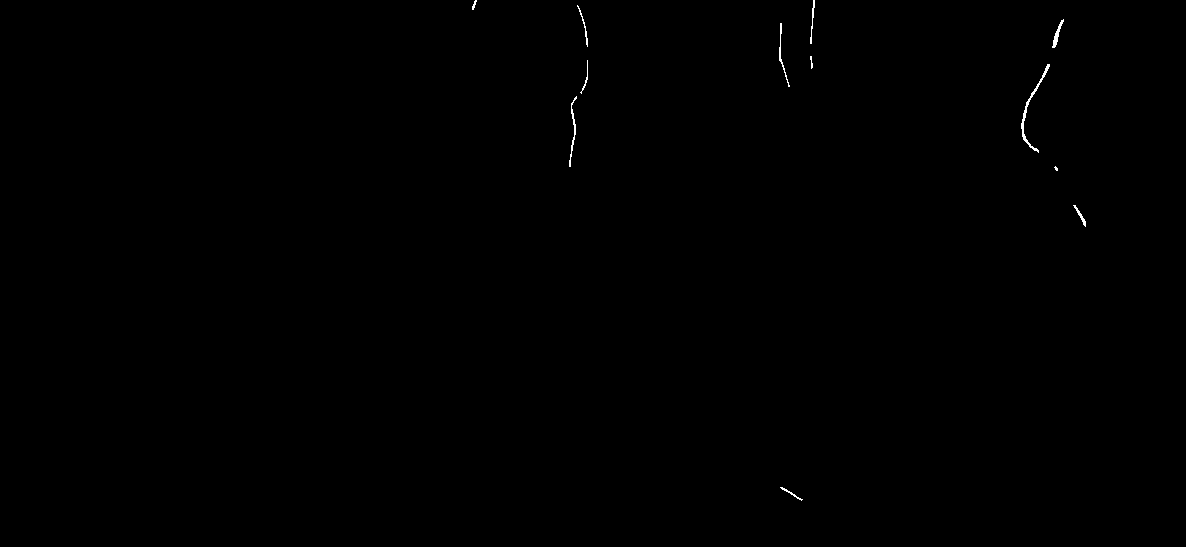
#> input picture figure/16_06_21_10E11c_P6210609_annotation.png, 1186 x 547 px, shrunk from 3991 x 1842 before the run, given in place of 16_06_21_10E11c_P6210609_photo.png, which was not available
$ jupyter execute --allow-errors 1.3.RootCountingFull.ipynb
#> lines starting #> are read from the running program, lines starting #| are printed output that depends on the picture; after the words box and inside, x2 and y2 are one past the last pixel; in counts of white or black regions, pixels touching at a corner belong together; pictures that were not available may be replaced by others from this repository, and a replacement may not be noted
[cell 1]
import os
import numpy as np
import matplotlib.pyplot as plt
from skimage import color, img_as_bool, morphology
from skimage.feature import hessian_matrix, hessian_matrix_eigvals
from scipy import linalg, ndimage


def ridgeDetect(image, sigmas):
    image = color.rgb2gray(image)
    ridges = np.zeros(sigmas.shape + image.shape)

    # Filtering for all sigmas
    for i, sigma in enumerate(sigmas):
        D = hessian_matrix(image, sigma, order='rc') # Make 2D hessian
        D = np.array(D) * (sigma ** 2)               # Correct for scale
        lambda1, lambda2 = hessian_matrix_eigvals(D) # Calculate (abs sorted) eigenvalues and vectors
        ridges[i] = -lambda2 - np.abs(lambda1)       # Ridge strength

    # Max across all scales
    ridge = np.max(ridges, axis=0)
    return ridge

def cleanFeature(feat, sigmas, threshold):
    # Clean edge effect
    mrg = 3*np.max(sigmas)
    feat[:mrg,  :] = 0
    feat[-mrg:, :] = 0
    feat[:, :mrg] = 0
    feat[:, -mrg:] = 0
    # Clear below threshold
    feat[feat<threshold] = 0
    return feat

def rootComponents(ridge, minSize, minElong):
    # Make Skeleton
    bin = img_as_bool(ridge>0)
    skel = morphology.medial_axis(bin)
    skel = morphology.dilation(skel)
    # Clean Components
    labeled, compCount = ndimage.label(skel)
    for i in np.arange(compCount):
        mask = labeled==i
        coors = np.argwhere(mask);
        if coors.shape[0] < minSize:
            skel[mask] = 0
            continue
        cov = np.cov(coors, rowvar=False)
        evals, evecs = linalg.eigh(cov)
        evals = np.abs(evals)
        if np.max(evals) < minElong * np.min(evals):
            skel[mask] = 0
    return skel


def justDoIt(image):
    # Basic multi-scale ridge detector
    sigmas = np.arange(1, 15, 2)
    threshold = 0.03
    ridge = ridgeDetect(image, sigmas)
    cleaned = cleanFeature(ridge.copy(), sigmas, threshold)
    # Make skeleton and clean components
    minSize = 200
    minElong = 10
    roots = rootComponents(cleaned, minSize, minElong)
    return roots

[cell 2]
def quantifyTotalLength(rootMask):
    return np.sum(rootMask)

[cell 3]
def validate(im, maskA, maskB):
    fig = plt.figure(figsize=(20,10))
    fig.add_subplot(1,3,1), plt.imshow(im)
    fig.add_subplot(1,3,2), plt.imshow(morphology.dilation(maskA));
    fig.add_subplot(1,3,3), plt.imshow(morphology.dilation(maskB));
    # Quantify some measure of root quantity
    rootLenA = quantifyTotalLength(maskA)
    rootLenB = quantifyTotalLength(maskB)
    print('Length of roots in mask %d and in estimate %d' % (rootLenA, rootLenB))
    return rootLenA, rootLenB

[cell 4]
dirName = 'figure/'
fewImName = '16_06_21_10E11c_P6210609_photo'
fewAnName = '16_06_21_10E11c_P6210609_annotation'
manyImName = '16_07_18_11E8c_P7181734_photo'
manyAnName = '16_07_18_11E8c_P7181734_annotation'

fewIm = plt.imread(os.path.join(dirName, fewImName + '.png'))
#> fewIm: shape (547, 1186) float32; values 0 (black) and 1 (white), 0.15% white in thin lines or dots, all inside (x1, y1, x2, y2) = (472, 0, 1086, 501)
fewAn = plt.imread(os.path.join(dirName, fewAnName + '.png'))
manyIm = plt.imread(os.path.join(dirName, manyImName + '.png'))
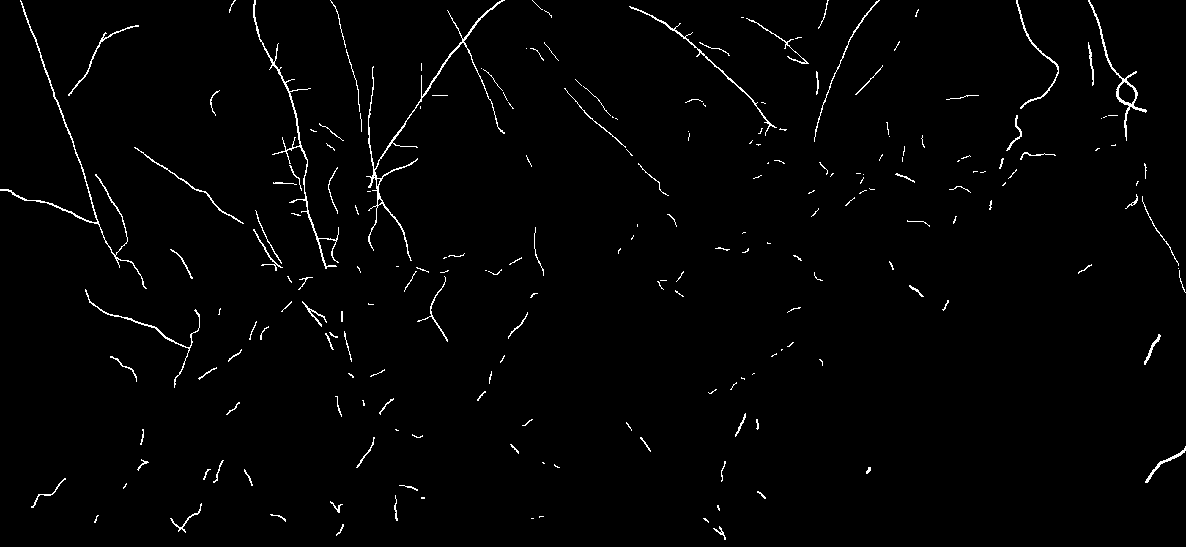
#> input picture figure/16_07_18_11E8c_P7181734_annotation.png, 1186 x 547 px, shrunk from 3991 x 1842 before the run, given in place of 16_07_18_11E8c_P7181734_photo.png, which was not available
#> manyIm: shape (547, 1186) float32; values 0 (black) and 1 (white), 1.5% white in thin lines or dots
manyAn = plt.imread(os.path.join(dirName, manyAnName + '.png'))

validate(fewIm, fewAn, justDoIt(fewIm))
#> the loop in ridgeDetect, `for i, sigma in enumerate(sigmas):` made 7 passes
#> pass 1, in ridgeDetect, `lambda1, lambda2 = hessian_matrix_eigvals(D)`:
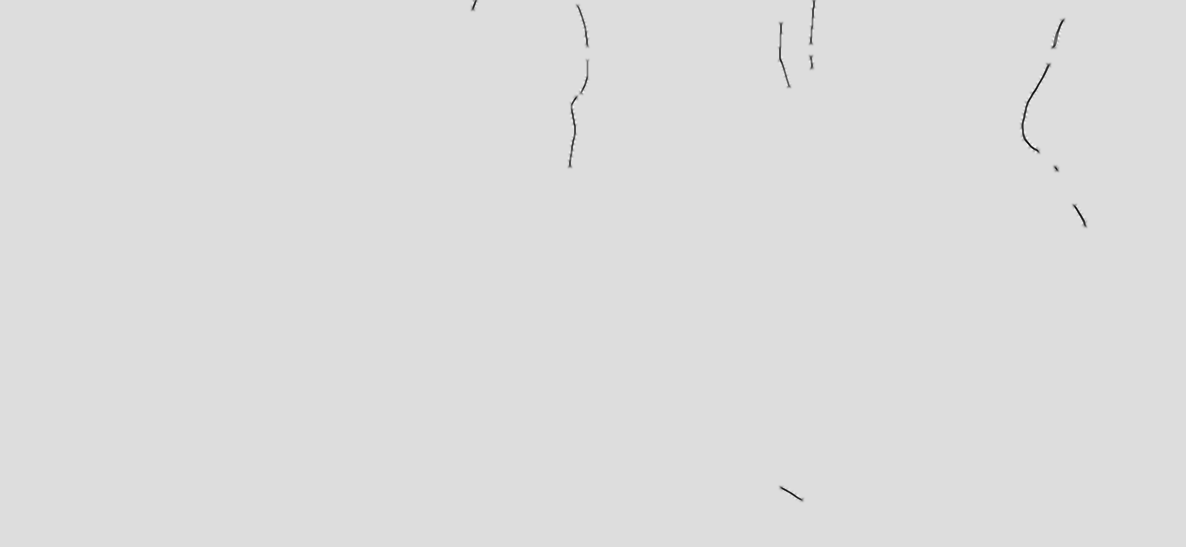
#> lambda2: shape (547, 1186) float32; min -0.363, max 0.0546, mean -0.000392; drawn with min black and max white
#> in cleanFeature, `feat[-mrg:, :] = 0`: feat: shape (547, 1186) float64; min -6.68e-05, max 0.351, mean 0.0008
#> in cleanFeature, `feat[feat<threshold] = 0`: feat: shape (547, 1186) float64; min 0, max 0.351, mean 0.000653
#> in rootComponents, `bin = img_as_bool(ridge>0)`: bin: shape (547, 1186) bool; 0.72% white; 14 white regions (4 under 20 px), largest, box (x1, y1, x2, y2) and area: (1017, 61, 1055, 156) 1603, (564, 59, 592, 169) 1270, (774, 39, 793, 89) 518
#> in rootComponents, `skel = morphology.medial_axis(bin)`: skel: shape (547, 1186) bool; 0.08% white in thin lines or dots, all inside (x1, y1, x2, y2) = (569, 39, 1093, 504)
#> in rootComponents, `skel = morphology.dilation(skel)`: skel: shape (547, 1186) bool; 0.24% white in thin lines or dots, all inside (x1, y1, x2, y2) = (568, 38, 1094, 505)
#> in rootComponents, `labeled, compCount = ndimage.label(skel)`: labeled: shape (547, 1186) int32; 11 distinct labels, from 0 to 10
#> in rootComponents, `labeled, compCount = ndimage.label(skel)`: compCount = 10
#> the loop in rootComponents, `for i in np.arange(compCount):` made 10 passes
#> (cov, evals, evecs) on passes 1, 7, 8, 10: ([[24920.9, 82.97], [82.97, 117213.9]], [24920.8, 117214], [[-1, 0.000899], [0.000899, 1]]), ([[854.9, -222.1], [-222.1, 84.73]], [25.25, 914.3], [[-0.259, -0.966], [-0.966, 0.259]]), ([[881.4, -161.2], [-161.2, 34.39]], [4.76, 911], [[-0.181, -0.984], [-0.984, 0.181]]), ([[38.39, 2.48], [2.48, 42.08]], [37.14, 43.33], [[-0.893, 0.449], [0.449, 0.893]])
#> after the loop in rootComponents, `for i in np.arange(compCount):`: mask: shape (547, 1186) bool; 0.04% white; 1 white region, box (x1, y1, x2, y2) and area: (1068, 204, 1094, 229) 253
#> after the loop in rootComponents, `for i in np.arange(compCount):`:
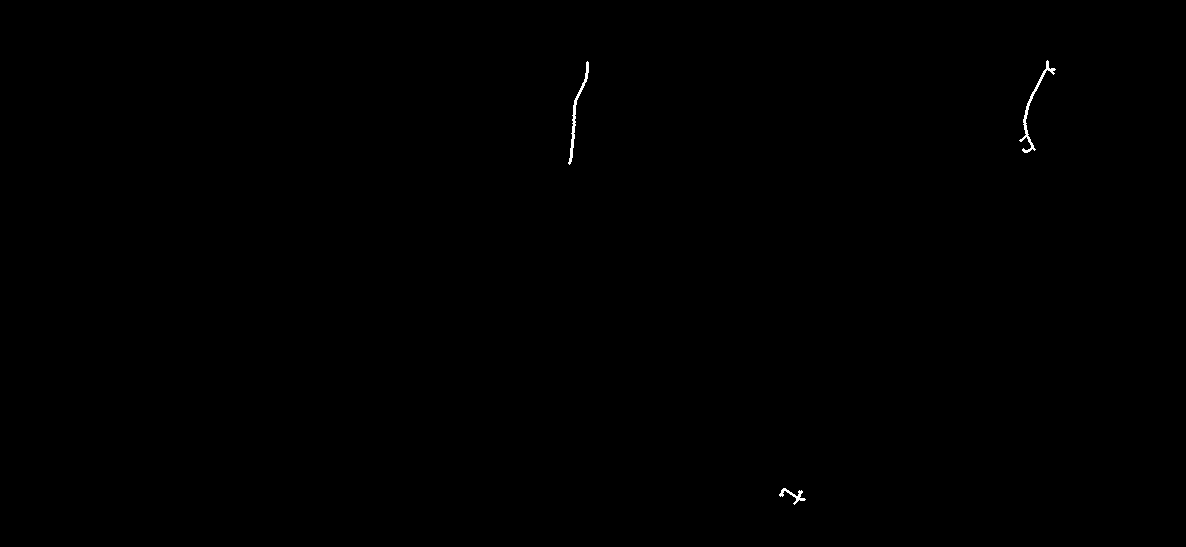
#> skel: shape (547, 1186) bool; 0.12% white in thin lines or dots, all inside (x1, y1, x2, y2) = (568, 60, 1056, 505)
#> in validate, `rootLenA = quantifyTotalLength(maskA)`: rootLenA = 950
#> in validate, `rootLenB = quantifyTotalLength(maskB)`: rootLenB = 785
#| Length of roots in mask 950 and in estimate 785
validate(manyIm, manyAn, justDoIt(manyIm))
#> the loop in ridgeDetect (call 2), `for i, sigma in enumerate(sigmas):` made 7 passes
#> pass 1, in ridgeDetect (call 2), `lambda1, lambda2 = hessian_matrix_eigvals(D)`:
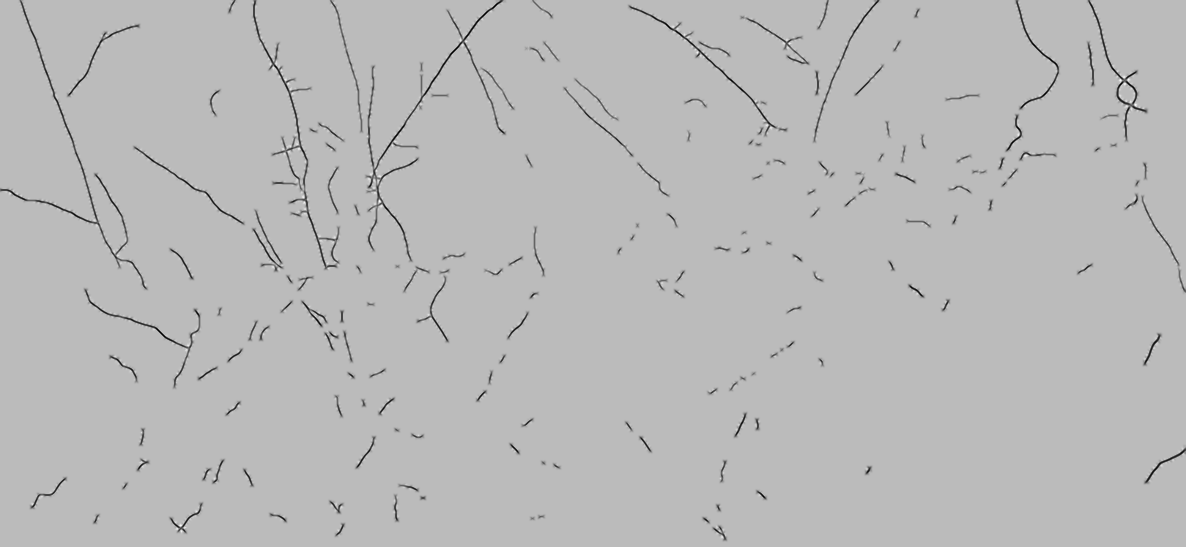
#> lambda2: shape (547, 1186) float32; min -0.368, max 0.132, mean -0.00459; drawn with min black and max white
#> in cleanFeature (call 2), `feat[:, :mrg] = 0`: feat: shape (547, 1186) float64; min -0.0128, max 0.368, mean 0.00877
#> in cleanFeature (call 2), `feat[feat<threshold] = 0`: feat: shape (547, 1186) float64; min 0, max 0.368, mean 0.00669
#> call 2 of rootComponents, with minSize = 200, minElong = 10
#> in rootComponents (call 2), `bin = img_as_bool(ridge>0)`: bin: shape (547, 1186) bool; 7.8% white; 150 white regions (20 under 20 px), largest, box (x1, y1, x2, y2) and area: (339, 39, 516, 262) 7160, (255, 39, 342, 272) 4770, (39, 39, 150, 291) 4506
#> in rootComponents (call 2), `skel = morphology.medial_axis(bin)`: skel: shape (547, 1186) bool; 1.1% white in thin lines or dots, all inside (x1, y1, x2, y2) = (39, 39, 1147, 508)
#> in rootComponents (call 2), `skel = morphology.dilation(skel)`: skel: shape (547, 1186) bool; 3.3% white in thin lines or dots, all inside (x1, y1, x2, y2) = (38, 38, 1148, 509)
#> in rootComponents (call 2), `labeled, compCount = ndimage.label(skel)`:
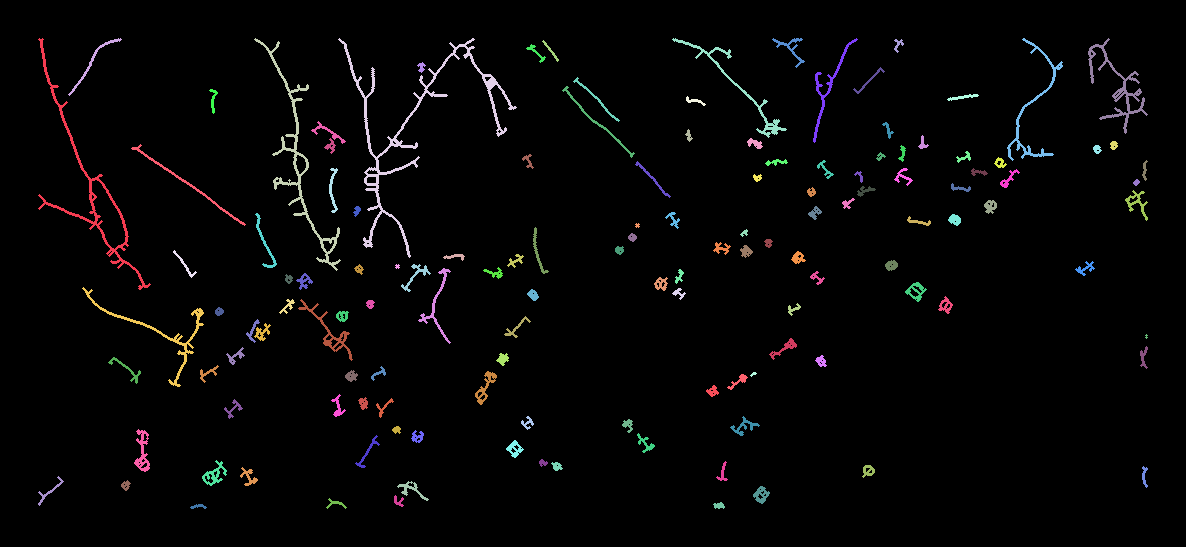
#> labeled: shape (547, 1186) int32; 137 distinct labels, from 0 to 136; one colour per label, 0 black
#> in rootComponents (call 2), `labeled, compCount = ndimage.label(skel)`: compCount = 136
#> the loop in rootComponents (call 2), `for i in np.arange(compCount):` made 136 passes
#> (cov, evals, evecs) on passes 1, 2, 3, 4, 5, 6, 8: ([[25157.1, 253.7], [253.7, 117739.2]], [25156.4, 117739.9], [[-1, 0.00274], [0.00274, 1]]), ([[4172, 1605.6], [1605.6, 882.5]], [228.7, 4825.7], [[0.377, -0.926], [-0.926, -0.377]]), ([[314.2, -239.6], [-239.6, 196.1]], [8.41, 501.8], [[-0.617, -0.787], [-0.787, 0.617]]), ([[4113.9, 958.8], [958.8, 354.7]], [124.3, 4344.4], [[0.234, -0.972], [-0.972, -0.234]]), ([[3335.3, -1184.4], [-1184.4, 2370.8]], [1574.2, 4131.9], [[-0.558, -0.83], [-0.83, 0.558]]), ([[1148.4, 1003.6], [1003.6, 970.5]], [51.94, 2067], [[0.675, -0.738], [-0.738, -0.675]]), ([[713.8, -255], [-255, 131.4]], [35.56, 809.7], [[-0.352, -0.936], [-0.936, 0.352]])
#> after the loop in rootComponents (call 2), `for i in np.arange(compCount):`: mask: shape (547, 1186) bool; 0.01% white; 1 white region, box (x1, y1, x2, y2) and area: (713, 502, 725, 509) 57
#> after the loop in rootComponents (call 2), `for i in np.arange(compCount):`:
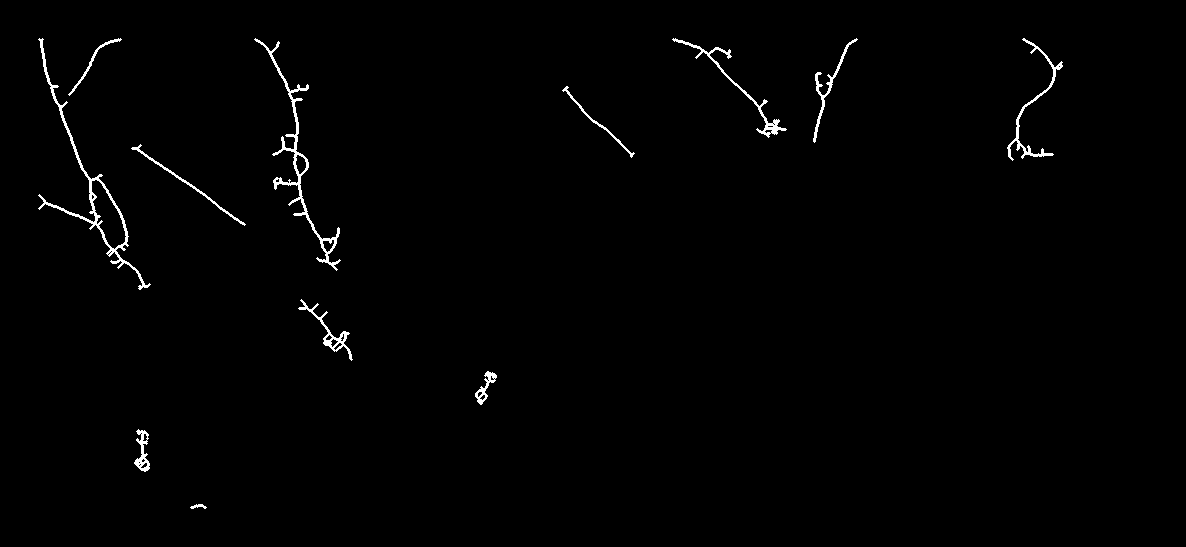
#> skel: shape (547, 1186) bool; 0.98% white in thin lines or dots, all inside (x1, y1, x2, y2) = (38, 38, 1063, 509)
#| Length of roots in mask 9884 and in estimate 6388
#> Out = (9884, 6388)
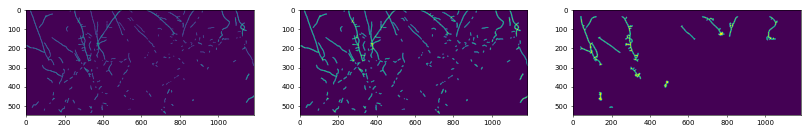
#> figure drawn by matplotlib, 3 panels
